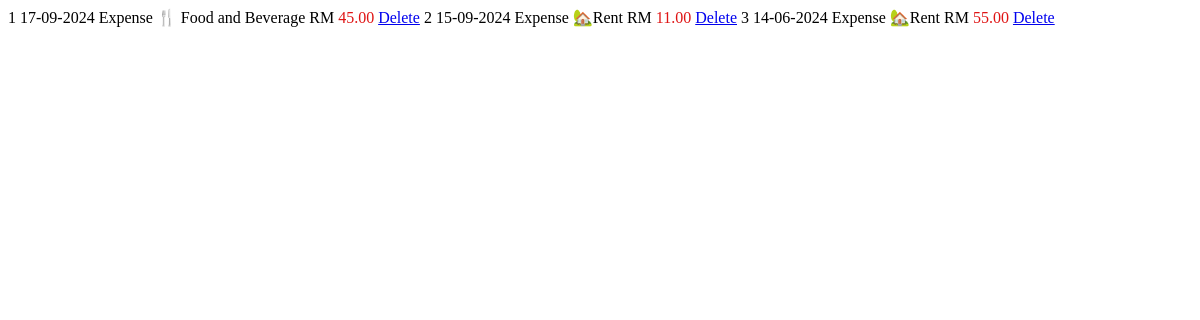
Before: /default_table_expense with the older database file.
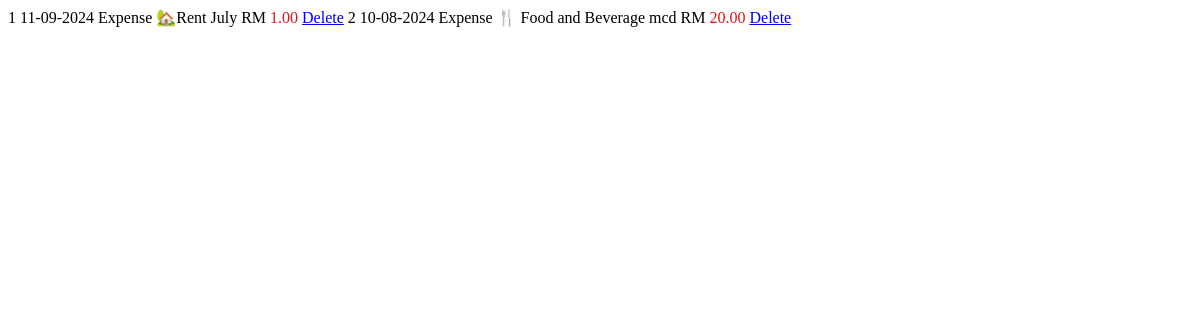
After: the same page with the newer database file.
### application/models.py (models this page shows, shortened)
class add_expenses(db.Model):
    id = db.Column(db.Integer, primary_key=True)
    amount = db.Column(db.Double, nullable=False)
    category = db.Column(db.String(30),nullable=False)
    date = db.Column(db.DateTime, nullable=False)
    type = db.Column(db.String(10), nullable=False, default= 'Expense')
    nota = db.Column(db.String(15))

### application/routes.py (the view)
@app.route('/default_table_expense')
def default_table_expense():
    expenses = add_expenses.query.order_by(add_expenses.date.desc()).all()
    return render_template('default_table_expense.html', expenses=expenses)

### application/templates/default_table_expense.html
{% for entry in expenses %}
        <tr>
            <th scope="row">{{loop.index}}</th>
            <td>{{entry.date.strftime("%d-%m-%Y")}}</td>
            <td>{{entry.type}}</td>
            <td>{{entry.category }}</td>
            <td>{{entry.nota }}</td>
            <td class="amount-field">RM <span style="color: rgb(223, 20, 20);">{{ "{:.2f}".format(entry.amount) }}</span></td>
            <td><a href="{{ url_for('delete', entry_id = entry.id, entry_type=entry.type, entry_amount=entry.amount, entry_date=entry.date.strftime('%Y-%m-%d %H:%M:%S'), next=url_for('add_expense'), type='Expense' ) }}"  class="btn btn-outline-danger btn-sm">Delete</a></td>
        </tr>
{% endfor %}

Changed rows visible on the page:
removed add_expenses: date "17-09-2024", type "Expense", category "🍴 Food and Beverage", amount "45.00"
removed add_expenses: date "15-09-2024", type "Expense", category "🏡Rent", amount "11.00"
removed add_expenses: date "14-06-2024", type "Expense", category "🏡Rent", amount "55.00"
added add_expenses: date "11-09-2024", type "Expense", category "🏡Rent", nota "July", amount "1.00"
added add_expenses: date "10-08-2024", type "Expense", category "🍴 Food and Beverage", nota "mcd", amount "20.00"
